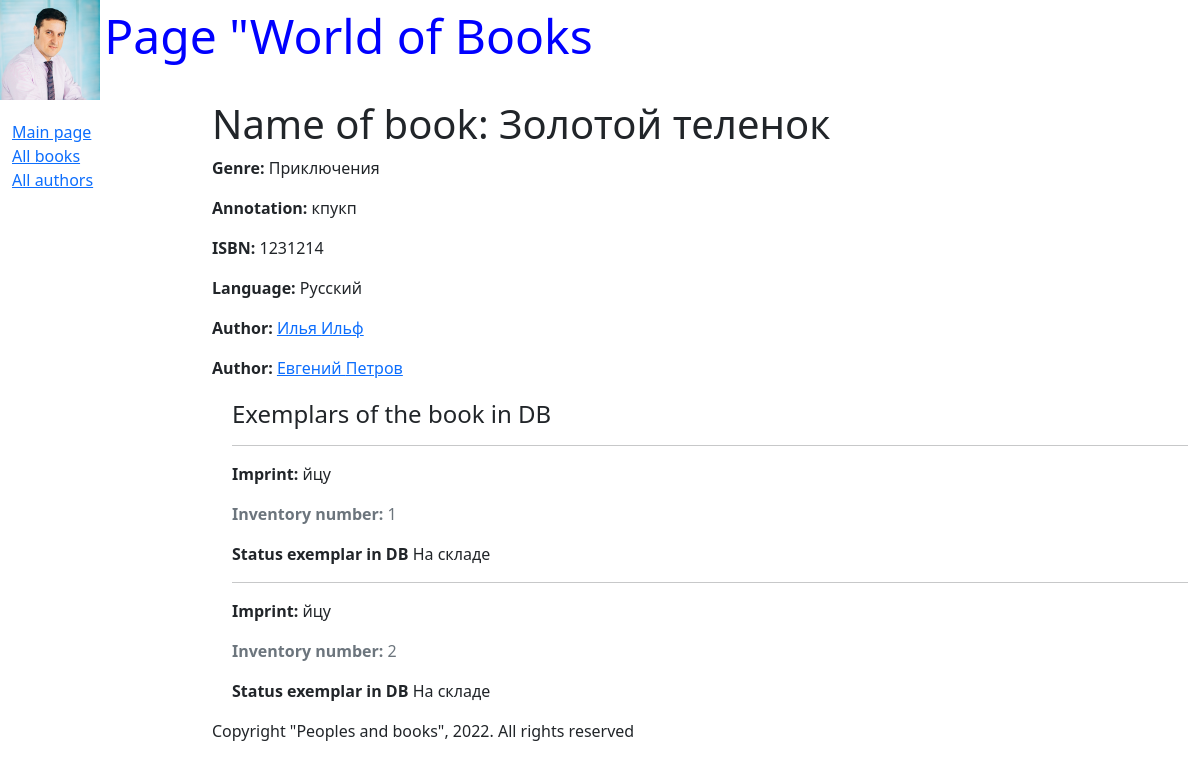
Screenshot of /book/1 with the database file from the repository.
### catalog/models.py (models this page shows, shortened)
class Book(models.Model):
    title = models.CharField(max_length=200, help_text="Input title of the book", verbose_name="Name of book")
    genre = models.ForeignKey('Genre', on_delete=models.CASCADE, help_text=" Choose genre of the book",
                              verbose_name="Genre of book", null=True)
    language = models.ForeignKey('Language', on_delete=models.CASCADE, help_text=" Choose language of the book",
                                 verbose_name="Language of book", null=True)
    author = models.ManyToManyField('Author', help_text=" Choose author of the book", verbose_name="Author of book")
    summary = models.TextField(max_length=1000, help_text="Input summary of the book",
                               verbose_name="Short text of the book")
    isbn = models.CharField(max_length=13, help_text="Only 13 symbols", verbose_name="ISBN of the book")
    def display_author(self):
        return ', '.join([author.last_name for author in self.author.all()])
    display_author.short_description = 'Authors'

class Genre(models.Model):
    name = models.CharField(max_length=200, help_text="Input genre of the book", verbose_name="Genre book")
    def __str__(self):
        return self.name

class Language(models.Model):
    name = models.CharField(max_length=20, help_text="Input language of the book", verbose_name="Book language")
    def __str__(self):
        return self.name

class Author(models.Model):
    first_name = models.CharField(max_length=100, help_text="Input name author", verbose_name="Author name")
    last_name = models.CharField(max_length=100, help_text="Input family name author",
                                 verbose_name="Author family name")
    date_of_birth = models.DateField(help_text="Input date of birth", verbose_name="Birth date", null=True, blank=True)
    date_of_death = models.DateField(help_text="Input date of death", verbose_name="Death date", null=True, blank=True)

class BookInstance(models.Model):
    book = models.ForeignKey('Book', on_delete=models.CASCADE, null=True)
    inv_num = models.CharField(max_length=20, null=True, help_text="Input inentary number",
                               verbose_name="Inventary humber")
    inprint = models.CharField(max_length=200, help_text="Input publishing and year", verbose_name="Publishing")
    status = models.ForeignKey('Status', on_delete=models.CASCADE, null=True, help_text="Change status exemplar",
                               verbose_name="Status exemplar")
    due_back = models.DateField(null=True, blank=True, help_text="Input end of status", verbose_name="Date of status")

class Status(models.Model):
    name = models.CharField(max_length=20, help_text="Input status of book", verbose_name="Status exemplar of book")
    def __str__(self):
        return self.name

### catalog/views.py (the view)
# urls.py: url(r'^book/(?P<pk>\d+)$', views.BookDetalView.as_view(), name='book-detail'),
class BookDetalView(generic.DetailView):
    model = Book

### catalog/templates/catalog/book_detail.html (shortened to what this page needs)
{% extends "base_generic.html" %}
{% block content %}
    <h1>Name of book: {{ book.title }}</h1>
    <p><strong> Genre:</strong> {{ book.genre }} </p>
    <p><strong> Annotation:</strong> {{ book.summary }} </p>
    <p><strong> ISBN:</strong> {{ book.isbn }} </p>
    <p><strong> Language:</strong> {{ book.language }} </p>
        {% for author in book.author.all %}
            <p><strong>Author:</strong>
            <a href=""> {{ author.first_name }}
                        {{ author.last_name }}</a></p>
        {% endfor %}
<div style="margin-left:20px; margin-top:20px">
    <h4>Exemplars of the book in DB</h4>
    {% for copy in book.bookinstance_set.all %}
    <hr>
        <p><strong> Imprint:</strong> {{ copy.inprint }} </p>
        <p class="text-muted"><strong> Inventory number:</strong> {{ copy.id }} </p>
        <p><strong> Status exemplar in DB</strong> {{ copy.status }} </p>
    {% endfor %}
</div>
 {% endblock %}

### catalog/templates/base_generic.html (shortened to what this page needs)
<!DOCTYPE html>
<html lang="en">
<head>
    <link href="https://cdn.jsdelivr.net/npm/bootstrap@5.0.1/dist/css/bootstrap.min.css" rel="stylesheet">
    {% load static %}
    <link rel="stylesheet" href="{% static 'css/style.css' %}">
    {% block head %}
    <img src="{% static 'images/Яшный.jpg' %}" style="width: 100px; height: 100px;" align="absmiddle">
    <font size=7, color="blue">Page "World of Books</font>
    {% endblock %}
</head>
<body>
<div class="container-fluid">
    <div class="row">
        <div class="col-sm-2">
        {% block sidebar %}
        <ul class="sidebar-nav">
            <li><a href="{% url 'index' %}">Main page</a></li>
            <li><a href="{% url 'books' %}">All books</a></li>
            <li><a href="{% url 'authors' %}">All authors</a></li>
        </ul>
        {% endblock %}
        </div>
        <div class="col-sm-10">
            {% block content %}
            {% endblock %}
            {% block footer %}
                {% block copyright %}
            <p>Copyright "Peoples and books", 2022. All rights reserved</p>
               {% endblock %}
             {% endblock %}
        </div>
    </div>
</div>
</body>
</html>

### catalog/static/css/style.css (style rules this page uses)
.sidebar-nav { margin-top: 20px; padding: 0; list-style: none; }

### rows the page displays
Book: title "Золотой теленок", genre "Приключения", summary "кпукп", isbn "1231214", language "Русский"
Author: first_name "Илья", last_name "Ильф"
Author: first_name "Евгений", last_name "Петров"
BookInstance: inprint "йцу", id "1", status "На складе"
BookInstance: inprint "йцу", id "2", status "На складе"
